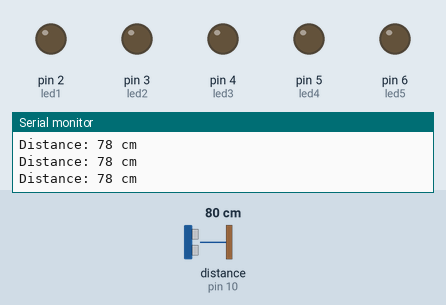
This sketch was run on a simulated Arduino Uno, built with avr-gcc and run on an emulated ATmega328P. Shown: output pins drawn as LEDs (lit = HIGH), the last lines printed to the serial monitor. Wiring (inferred from the names in the program): ultrasonic range finder: trigger pin 9; echo pin 10. Inputs (shaded band) come from the test bench; at power-on: distance to the obstacle (sensor on pin 10) 80 cm. The echo pulse lasts 58.3 µs per cm; pins used as bus, display or sensor lines are not drawn.

Above: at 1.2 s.
1.3 s: distance to the obstacle (sensor on pin 10) set to 15 cm
2.8 s: distance to the obstacle (sensor on pin 10) set to 12 cm
At 3.3 s:
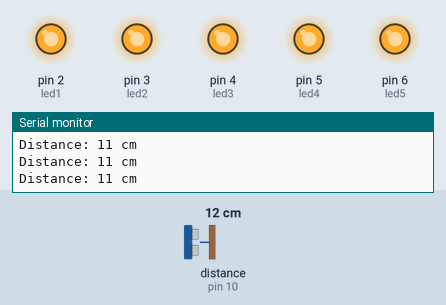
4.3 s: distance to the obstacle (sensor on pin 10) set to 35 cm
At 5.0 s:
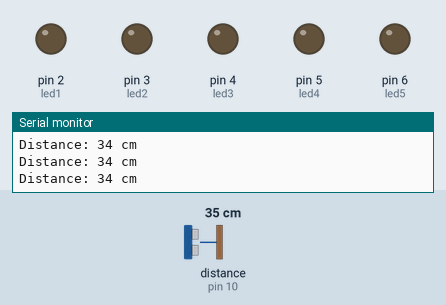
5.9 s: distance to the obstacle (sensor on pin 10) set to 9 cm
At 7.0 s:
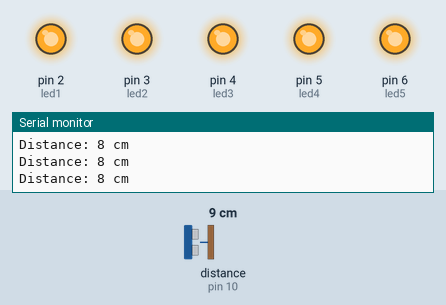
Timing chart, 0 to 8.5 s (numbered marks = the images above; inputs shaded):
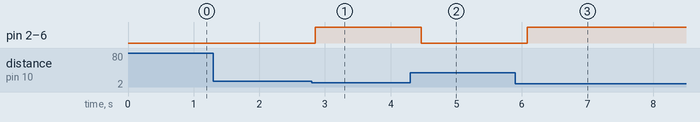

Measured:
- the behaviour switches between 14 and 13 cm on distance to the obstacle (sensor on pin 10) (found by bisection; images 0 and 1)
- after the input at 2.8 s, pin 2 (led1), pin 3 (led2), pin 4 (led3), pin 5 (led4), pin 6 (led5): LOW → HIGH after 0.05 s
- after the input at 4.3 s, pin 2 (led1), pin 3 (led2), pin 4 (led3), pin 5 (led4), pin 6 (led5): HIGH → LOW after 0.16 s
- after the input at 5.9 s, pin 2 (led1), pin 3 (led2), pin 4 (led3), pin 5 (led4), pin 6 (led5): LOW → HIGH after 0.19 s

The sketch:

destance_led.ino
```cpp
// Pins du capteur HC-SR04
const int trigPin = 9;
const int echoPin = 10;

// Pins des 3 LEDs
const int led1 = 2;
const int led2 = 3;
const int led3 = 4;
const int led4 = 5;
const int led5 = 6;
void setup() {
  Serial.begin(9600);
  pinMode(trigPin, OUTPUT);
  pinMode(echoPin, INPUT);

  pinMode(led1, OUTPUT);
  pinMode(led2, OUTPUT);
  pinMode(led3, OUTPUT);
  pinMode(led4, OUTPUT);
  pinMode(led5, OUTPUT);
}

void loop() {
  // Envoi du signal ultrasonique
  digitalWrite(trigPin, LOW);
  delayMicroseconds(2);
  digitalWrite(trigPin, HIGH);
  delayMicroseconds(10);
  digitalWrite(trigPin, LOW);
// Réception de l’écho
  long duration = pulseIn(echoPin, HIGH);
  // Calcul de la distance
  int distance = duration * 0.034 / 2;
  Serial.print("Distance: ");
  Serial.print(distance);
  Serial.println(" cm");

// Allumage des LEDs si distance ≤ 12 cm
  if (distance <= 12) {
    digitalWrite(led1, HIGH);
    digitalWrite(led2, HIGH);
    digitalWrite(led3, HIGH);
    digitalWrite(led4, HIGH);
    digitalWrite(led5, HIGH);
  } else {
    digitalWrite(led1, LOW);
    digitalWrite(led2, LOW);
    digitalWrite(led3, LOW);
    digitalWrite(led4, LOW);
    digitalWrite(led5, LOW);
  }

  delay(200); // Délai pour la stabilité
}
```
